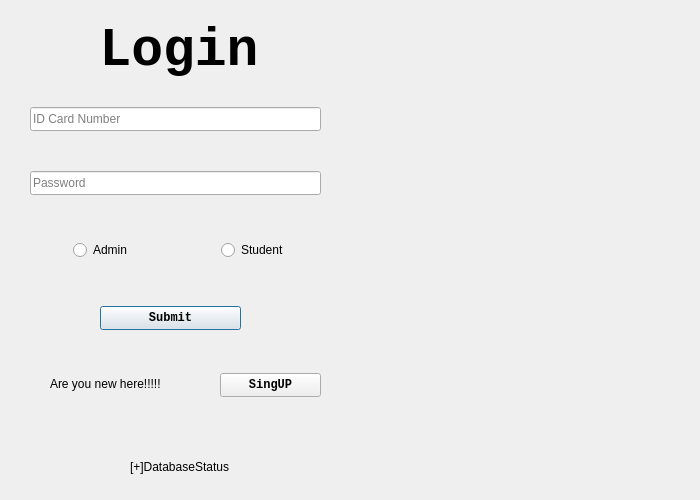
<?xml version="1.0" encoding="UTF-8"?>
<ui version="4.0">
 <class>Login</class>
 <widget class="QDialog" name="Login">
  <property name="geometry">
   <rect>
    <x>0</x>
    <y>0</y>
    <width>700</width>
    <height>500</height>
   </rect>
  </property>
  <property name="windowTitle">
   <string>Login</string>
  </property>
  <property name="styleSheet">
   <string notr="true">QDialog{
	border-image: url(:/image/login.png);
}
</string>
  </property>
  <layout class="QHBoxLayout" name="horizontalLayout">
   <item>
    <widget class="QFrame" name="frame_2">
     <property name="styleSheet">
      <string notr="true">QFrame{
border:none;}</string>
     </property>
     <property name="frameShape">
      <enum>QFrame::StyledPanel</enum>
     </property>
     <property name="frameShadow">
      <enum>QFrame::Raised</enum>
     </property>
     <layout class="QVBoxLayout" name="verticalLayout">
      <item>
       <widget class="QLabel" name="label">
        <property name="font">
         <font>
          <family>Monospace</family>
          <pointsize>40</pointsize>
          <bold>true</bold>
         </font>
        </property>
        <property name="text">
         <string>Login</string>
        </property>
        <property name="alignment">
         <set>Qt::AlignCenter</set>
        </property>
       </widget>
      </item>
      <item>
       <widget class="QFrame" name="frame_8">
        <property name="frameShape">
         <enum>QFrame::StyledPanel</enum>
        </property>
        <property name="frameShadow">
         <enum>QFrame::Raised</enum>
        </property>
        <widget class="QLineEdit" name="idcardLineEdit">
         <property name="geometry">
          <rect>
           <x>10</x>
           <y>20</y>
           <width>291</width>
           <height>24</height>
          </rect>
         </property>
         <property name="placeholderText">
          <string>ID Card Number</string>
         </property>
        </widget>
       </widget>
      </item>
      <item>
       <widget class="QFrame" name="frame_7">
        <property name="frameShape">
         <enum>QFrame::StyledPanel</enum>
        </property>
        <property name="frameShadow">
         <enum>QFrame::Raised</enum>
        </property>
        <widget class="QLineEdit" name="passwordLineEdit">
         <property name="geometry">
          <rect>
           <x>10</x>
           <y>18</y>
           <width>291</width>
           <height>24</height>
          </rect>
         </property>
         <property name="text">
          <string/>
         </property>
         <property name="echoMode">
          <enum>QLineEdit::Password</enum>
         </property>
         <property name="placeholderText">
          <string>Password</string>
         </property>
        </widget>
       </widget>
      </item>
      <item>
       <widget class="QFrame" name="frame_6">
        <property name="frameShape">
         <enum>QFrame::StyledPanel</enum>
        </property>
        <property name="frameShadow">
         <enum>QFrame::Raised</enum>
        </property>
        <layout class="QHBoxLayout" name="horizontalLayout_2">
         <item alignment="Qt::AlignHCenter">
          <widget class="QRadioButton" name="adminRadioButton">
           <property name="text">
            <string>Admin</string>
           </property>
          </widget>
         </item>
         <item alignment="Qt::AlignHCenter">
          <widget class="QRadioButton" name="studentRadioButton">
           <property name="text">
            <string>Student</string>
           </property>
          </widget>
         </item>
        </layout>
       </widget>
      </item>
      <item>
       <widget class="QFrame" name="frame_5">
        <property name="frameShape">
         <enum>QFrame::StyledPanel</enum>
        </property>
        <property name="frameShadow">
         <enum>QFrame::Raised</enum>
        </property>
        <widget class="QPushButton" name="login">
         <property name="geometry">
          <rect>
           <x>80</x>
           <y>20</y>
           <width>141</width>
           <height>24</height>
          </rect>
         </property>
         <property name="font">
          <font>
           <family>Monospace</family>
           <bold>true</bold>
          </font>
         </property>
         <property name="text">
          <string>Submit</string>
         </property>
        </widget>
       </widget>
      </item>
      <item>
       <widget class="QFrame" name="frame_4">
        <property name="frameShape">
         <enum>QFrame::StyledPanel</enum>
        </property>
        <property name="frameShadow">
         <enum>QFrame::Raised</enum>
        </property>
        <widget class="QPushButton" name="Sign_Up">
         <property name="geometry">
          <rect>
           <x>200</x>
           <y>20</y>
           <width>101</width>
           <height>24</height>
          </rect>
         </property>
         <property name="font">
          <font>
           <family>Monospace</family>
           <bold>true</bold>
          </font>
         </property>
         <property name="text">
          <string>SingUP</string>
         </property>
        </widget>
        <widget class="QLabel" name="label_2">
         <property name="geometry">
          <rect>
           <x>30</x>
           <y>10</y>
           <width>161</width>
           <height>41</height>
          </rect>
         </property>
         <property name="text">
          <string>Are you new here!!!!!</string>
         </property>
        </widget>
       </widget>
      </item>
      <item>
       <widget class="QFrame" name="frame_3">
        <property name="frameShape">
         <enum>QFrame::StyledPanel</enum>
        </property>
        <property name="frameShadow">
         <enum>QFrame::Raised</enum>
        </property>
        <widget class="QLabel" name="dblabel">
         <property name="geometry">
          <rect>
           <x>110</x>
           <y>40</y>
           <width>211</width>
           <height>16</height>
          </rect>
         </property>
         <property name="text">
          <string>[+]DatabaseStatus</string>
         </property>
        </widget>
       </widget>
      </item>
     </layout>
    </widget>
   </item>
   <item>
    <widget class="QFrame" name="frame">
     <property name="styleSheet">
      <string notr="true">QFrame{
border:none;}</string>
     </property>
     <property name="frameShape">
      <enum>QFrame::StyledPanel</enum>
     </property>
     <property name="frameShadow">
      <enum>QFrame::Raised</enum>
     </property>
    </widget>
   </item>
  </layout>
 </widget>
 <resources/>
 <connections/>
</ui>
